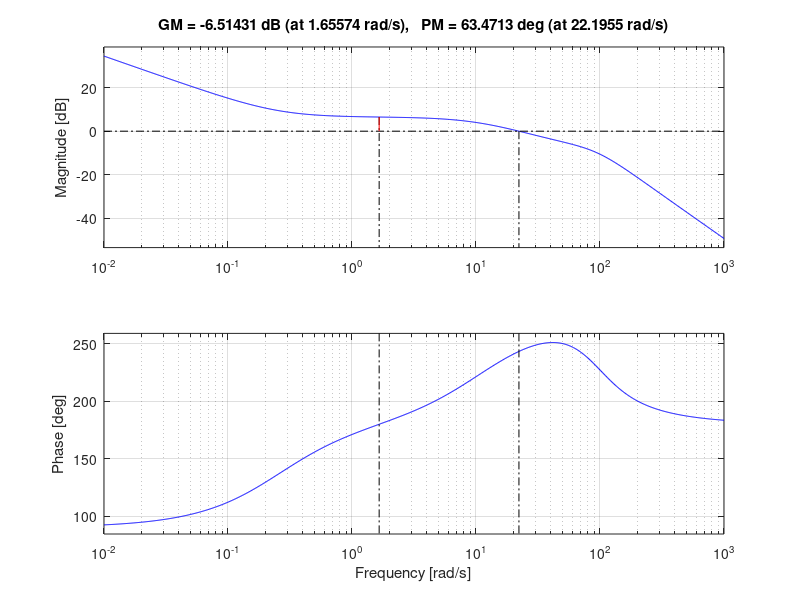
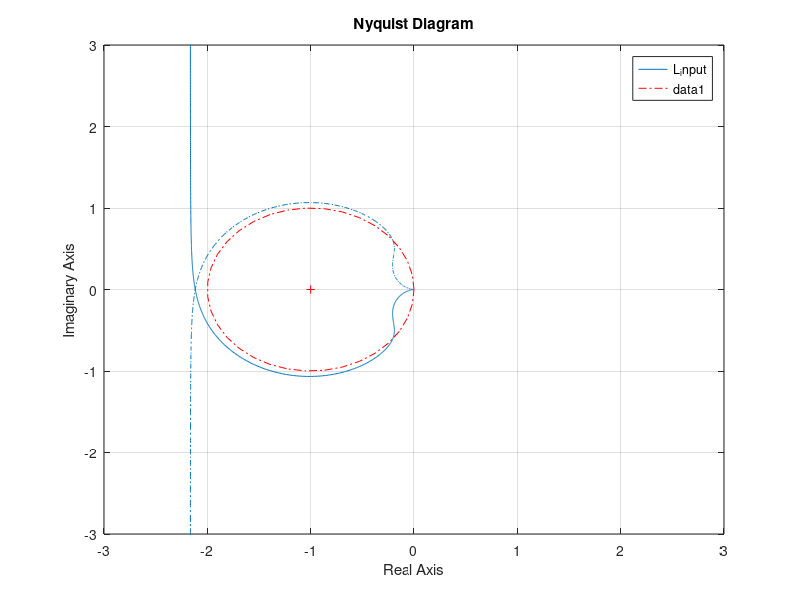
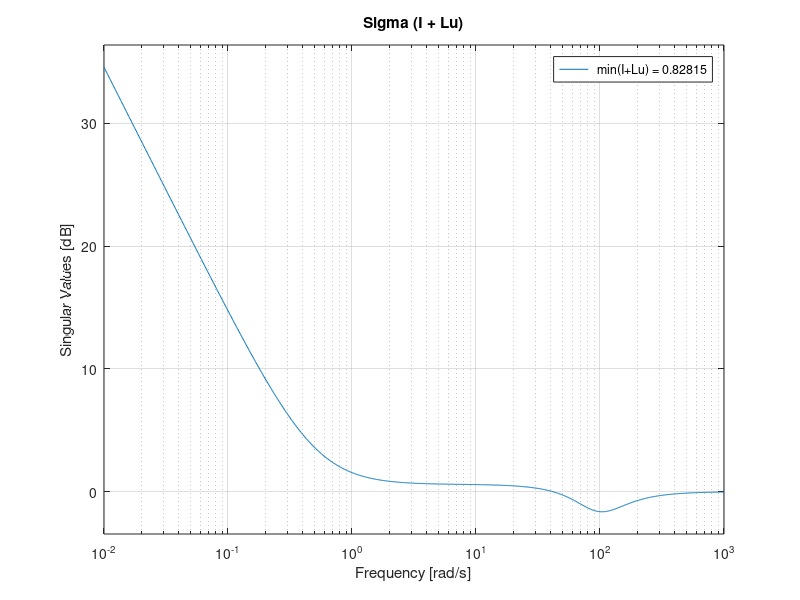
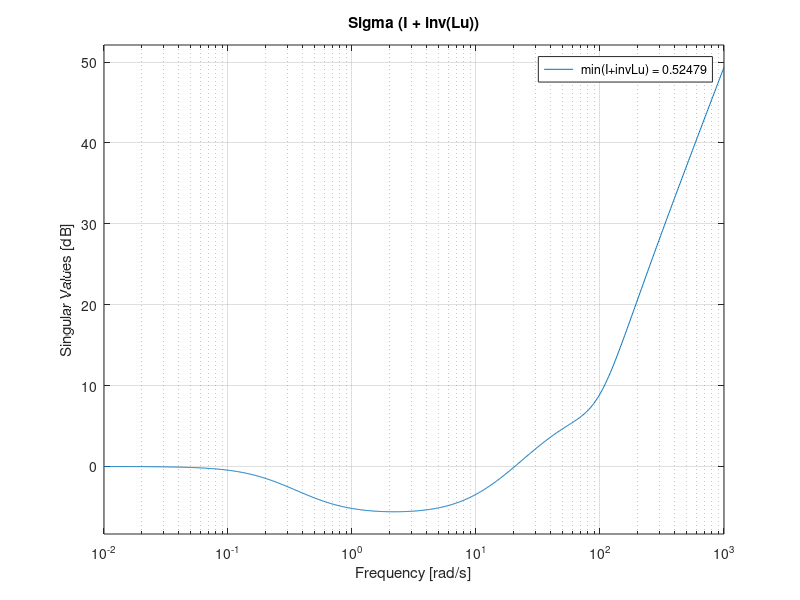

The MATLAB source for these figures, in order:
close all;
clear

%Robust Control - HW2, Problem 1
%*************************************************************************
% Plant Model
%*************************************************************************
% State Names
% -----------
% AZ fps2
% q rps
% Dele deg
% Dele dot dps
% Input Names
% -----------
% Dele cmd deg
Ap = [ -0.576007 -3255.07 4.88557 9.25796;
    -0.0410072 -0.488642 -2.03681 0 ;
    0 0 0 1 ;
    0 0 -8882.64 -133.266 ];
Bp = [ 0 ; 0 ; 0 ; 8882.64];
Cp = [ 1 0 0 0; 
    0 1 0 0];
Dp = 0.*Cp*Bp;

[nCp,nAp] = size(Cp);
%*******************************************************
% Static Output Feedback With New Form To Test Prior To Substituting
%The Big Plant Model
%*******************************************************
%Close the loop to test the model
% Plant form xdot = Apx + Bpu; y = Cpx +Dpu
% Controller xcdot = Acxc + Bc1y + Bc2r
% u = Ccxc + Dc1y + Dc2r
Ac = [ 0 ];
Bc1 = [ -1 0];
Bc2 = [ 1 ];
Cc = [ 0.0107349];
Dc1 = [ -0.0411729 11.4003];
Dc2 = [ 0 ];

% SS model of loop gain L at the plant output
zero_vector_Ly = zeros(size(Ac,1),size(Ap,1)); %Create zero vector
Aout = [Ap Bp*Cc;  zero_vector_Ly Ac];
Bout = [Bp*Dc1; Bc1];
Cout = -[Cp Dp*Cc]; %-
Dout = -[Dp*Dc1]; %-

% SS model of loop gain Lu at the plant input
zero_vector_Lu = zeros(size(Ap,1),size(Ac,1)); %Create zero vector
Ain = [ Ap zero_vector_Lu;   Bc1*Cp Ac];
Bin = [ Bp; Bc1*Dp];
Cin = -[ Dc1*Cp Cc]; %-
Din = -[Dc1*Dp]; %-

% Lu & Ly transfer functions, sensitivity, and complimentary sensitivity
L_input = ss(Ain,Bin,Cin,Din); % Lu
S_input = inv(eye(size(L_input))+L_input); % Sensitivity
T_input = eye(size(L_input)) - S_input; % Complimentary Sensitivity

L_output = ss(Aout,Bout,Cout,Dout); % Ly
S_output = inv(eye(size(L_output))+L_output); % Sensitivity
T_output = eye(size(L_output)) - S_output; % Complimentary Sensitivity

% 1a Break loop at plant input (Lu); Plot Bode Plot, id gain and phase margins, LGXF, PXF
margin(L_input)
[GM, PM_deg, wc_GM, wc_Pm] = margin(L_input);

% 1b Plot Nyquist of Lu, id gain and phase margin, loop gain and phase xover
%freq
% Need to define a unit circle for nyquist plot
n = 36; %// Define number of points on circle
theta = linspace(0, 2*pi, n);
x = cos(theta);
y = sin(theta);

figure
nyquist(L_input)
grid on
axis([-3 3 -3 3])
hold on;
plot(x-1, y, '-.r'); % Unit circle
hold off;

% Return Difference and SV margins
w = logspace(-1,3,500);

for i=1:numel(w),
    s = sqrt(-1)*w(i);
    GG = Cp*inv(s*eye(size(Ap))-Ap)*Bp+Dp;
    KK = Cc*inv(s*eye(size(Ac))-Ac)*Bc1+Dc1;
    Lu_HS(i)  = -KK*GG;
    RDu_HS(i)  = 1. + Lu_HS(i);
    SRu_HS(i) = 1. + 1./Lu_HS(i);
end

disp('  ')
disp('SV Margins')
RDu_min = min(min(abs(RDu_HS)))
SRu_min = min(min(abs(SRu_HS)))

RDu_nGM = 1/(1+RDu_min);
RDu_pGM = 1/(1-RDu_min);
RDu_Pha = 2*asin(RDu_min/2);
RDu_nGM_dB = 20*log10(RDu_nGM)
RDu_pGM_dB = 20*log10(RDu_pGM)
RDu_Pha_deg = 180*RDu_Pha/pi 

SRu_nGM = 1-SRu_min;
SRu_pGM = 1+SRu_min;
SRu_Pha = 2*asin(SRu_min/2);
SRu_nGM_dB = 20*log10(SRu_nGM)
SRu_pGM_dB = 20*log10(SRu_pGM)
SRu_Pha_deg = 180*SRu_Pha/pi 
disp('  ')

%disp('Classical Margins')
%allmargin(sys_u)


%Sigma(I+Lu)
figure
sigma(eye(size(L_input))+L_input);
title('Sigma (I + Lu)')
legend([' min(I+Lu) = ' num2str(RDu_min)],'Location','Best');

%Sigma(I+Inv(Lu))
figure
sigma(eye(size(L_input))+inv(L_input));
title('Sigma (I + inv(Lu))')
legend([' min(I+invLu) = ' num2str(SRu_min)],'Location','Best');
